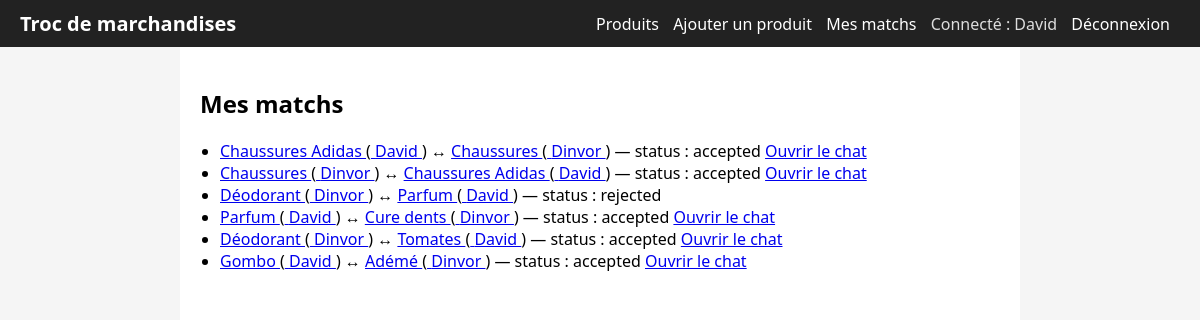
The app's page /matches (signed in) with its own data.
### tables this page shows
CREATE TABLE users (
            id INTEGER PRIMARY KEY AUTOINCREMENT,
            name TEXT NOT NULL,
            email TEXT UNIQUE NOT NULL,
            password TEXT NOT NULL,
            bio TEXT
        );

CREATE TABLE matches (
            id INTEGER PRIMARY KEY AUTOINCREMENT,
            product_a_id INTEGER NOT NULL,
            product_b_id INTEGER NOT NULL,
            status TEXT DEFAULT 'pending',
            FOREIGN KEY(product_a_id) REFERENCES products(id),
            FOREIGN KEY(product_b_id) REFERENCES products(id)
        );

CREATE TABLE products (
            id INTEGER PRIMARY KEY AUTOINCREMENT,
            user_id INTEGER NOT NULL,
            title TEXT NOT NULL,
            description TEXT,
            image TEXT,
            status TEXT DEFAULT 'disponible',
            FOREIGN KEY(user_id) REFERENCES users(id)
        );

### matching/routes.py (the view)
@matching_bp.route("/matches")
def matches():
    user = current_user()
    if not user:
        return redirect(url_for("auth.login"))
    conn = get_db()
    c = conn.cursor()
    c.execute("""
        SELECT m.*,
               pa.title AS product_a_title, pa.id AS product_a_id,
               pb.title AS product_b_title, pb.id AS product_b_id,
               ua.name AS owner_a, ua.id AS owner_a_id,
               ub.name AS owner_b, ub.id AS owner_b_id
        FROM matches m
        JOIN products pa ON m.product_a_id = pa.id
        JOIN products pb ON m.product_b_id = pb.id
        JOIN users ua ON pa.user_id = ua.id
        JOIN users ub ON pb.user_id = ub.id
        WHERE pa.user_id=? OR pb.user_id=?
    """, (user["id"], user["id"]))
    matches = c.fetchall()
    conn.close()
    return render_template("matches.html", matches=matches, user=user)

### app.py (called while the page is built)
def get_db():
    conn = sqlite3.connect("troc.db")
    conn.row_factory = sqlite3.Row
    return conn

def current_user():
    if "user_id" in session:
        conn = get_db()
        c = conn.cursor()
        c.execute("SELECT * FROM users WHERE id=?", (session["user_id"],))
        u = c.fetchone()
        conn.close()
        return u
    return None

def create_app():
    app = Flask(__name__)
    app.config["SECRET_KEY"] = "dev-secret-key"
    from auth.routes import auth_bp
    from products.routes import products_bp
    from matching.routes import matching_bp
    from chat.routes import chat_bp
    from api.routes import api_bp
    app.register_blueprint(auth_bp)
    app.register_blueprint(products_bp)
    app.register_blueprint(matching_bp)
    app.register_blueprint(chat_bp)
    app.register_blueprint(api_bp)
    @app.context_processor
    def inject_user():
        return {"user": current_user()}
    @app.route("/")
    def index():
        return render_template("products.html", products=[], user=current_user())
    socketio.init_app(app)
    return app

### matching/routes.py (called while the page is built)
def get_db():
    conn = sqlite3.connect("troc.db")
    conn.row_factory = sqlite3.Row
    return conn

def current_user():
    if "user_id" in session:
        conn = get_db()
        c = conn.cursor()
        c.execute("SELECT * FROM users WHERE id=?", (session["user_id"],))
        u = c.fetchone()
        conn.close()
        return u
    return None

### templates/matches.html
{% extends "base.html" %}
{% block content %}
<h2>Mes matchs</h2>
{% if matches %}
<ul>
    {% for m in matches %}
        <li>
            <a href="{{ url_for('products.product_detail', product_id=m['product_a_id']) }}">
                {{ m['product_a_title'] }}
            </a>
            (<a href="{{ url_for('auth.user_profile', user_id=m['owner_a_id']) }}">
                {{ m['owner_a'] }}
            </a>)
            ↔
            <a href="{{ url_for('products.product_detail', product_id=m['product_b_id']) }}">
                {{ m['product_b_title'] }}
            </a>
            (<a href="{{ url_for('auth.user_profile', user_id=m['owner_b_id']) }}">
                {{ m['owner_b'] }}
            </a>)
            — status : {{ m['status'] }}
            {% if m['status'] == 'pending' %}
                <a href="{{ url_for('matching.match_accept', match_id=m['id']) }}">Accepter</a>
                <a href="{{ url_for('matching.match_reject', match_id=m['id']) }}">Refuser</a>
            {% elif m['status'] == 'accepted' %}
                <a href="{{ url_for('chat.chat', match_id=m['id']) }}">Ouvrir le chat</a>
            {% endif %}
        </li>
    {% endfor %}
</ul>
{% else %}
<p>Aucun match pour l'instant.</p>
{% endif %}
{% endblock %}

### templates/base.html (shortened to what this page needs)
<!DOCTYPE html>
<html lang="fr">
<head>
    <link rel="stylesheet" href="{{ url_for('static', filename='style.css') }}">
</head>
<body>
<header>
    <h1>Troc de marchandises</h1>
    <nav>
        <a href="{{ url_for('products.products') }}">Produits</a>
        {% if user %}
            <a href="{{ url_for('products.product_add') }}">Ajouter un produit</a>
            <a href="{{ url_for('matching.matches') }}">Mes matchs</a>
            <span class="user">Connecté : {{ user['name'] }}</span>
            <a href="{{ url_for('auth.logout') }}">Déconnexion</a>
        {% else %}
            <a href="{{ url_for('auth.login') }}">Connexion</a>
            <a href="{{ url_for('auth.register') }}">Inscription</a>
        {% endif %}
    </nav>
</header>
<main>
    {% block content %}{% endblock %}
</main>
</body>
</html>

### static/style.css (style rules this page uses)
body { font-family: system-ui, sans-serif; margin: 0; padding: 0; background: #f5f5f5; }
header { background: #222; color: #fff; padding: 10px 20px; display: flex; align-items: center; justify-content: space-between; }
header h1 { margin: 0; font-size: 20px; }
nav a { color: #fff; margin-right: 10px; text-decoration: none; }
nav .user { color: #ddd; margin-right: 10px; }
main { padding: 20px; max-width: 800px; margin: 0 auto; background: #fff; min-height: calc(100vh - 60px); }
ul { padding-left: 20px; }

### records on screen
users: name "David"
matches: product_a_title "Chaussures Adidas", owner_a "David", product_b_title "Chaussures", owner_b "Dinvor", status "accepted"
matches: product_a_title "Chaussures", owner_a "Dinvor", product_b_title "Chaussures Adidas", owner_b "David", status "accepted"
matches: product_a_title "Déodorant", owner_a "Dinvor", product_b_title "Parfum", owner_b "David", status "rejected"
matches: product_a_title "Parfum", owner_a "David", product_b_title "Cure dents", owner_b "Dinvor", status "accepted"
matches: product_a_title "Déodorant", owner_a "Dinvor", product_b_title "Tomates", owner_b "David", status "accepted"
matches: product_a_title "Gombo", owner_a "David", product_b_title "Adémé", owner_b "Dinvor", status "accepted"
